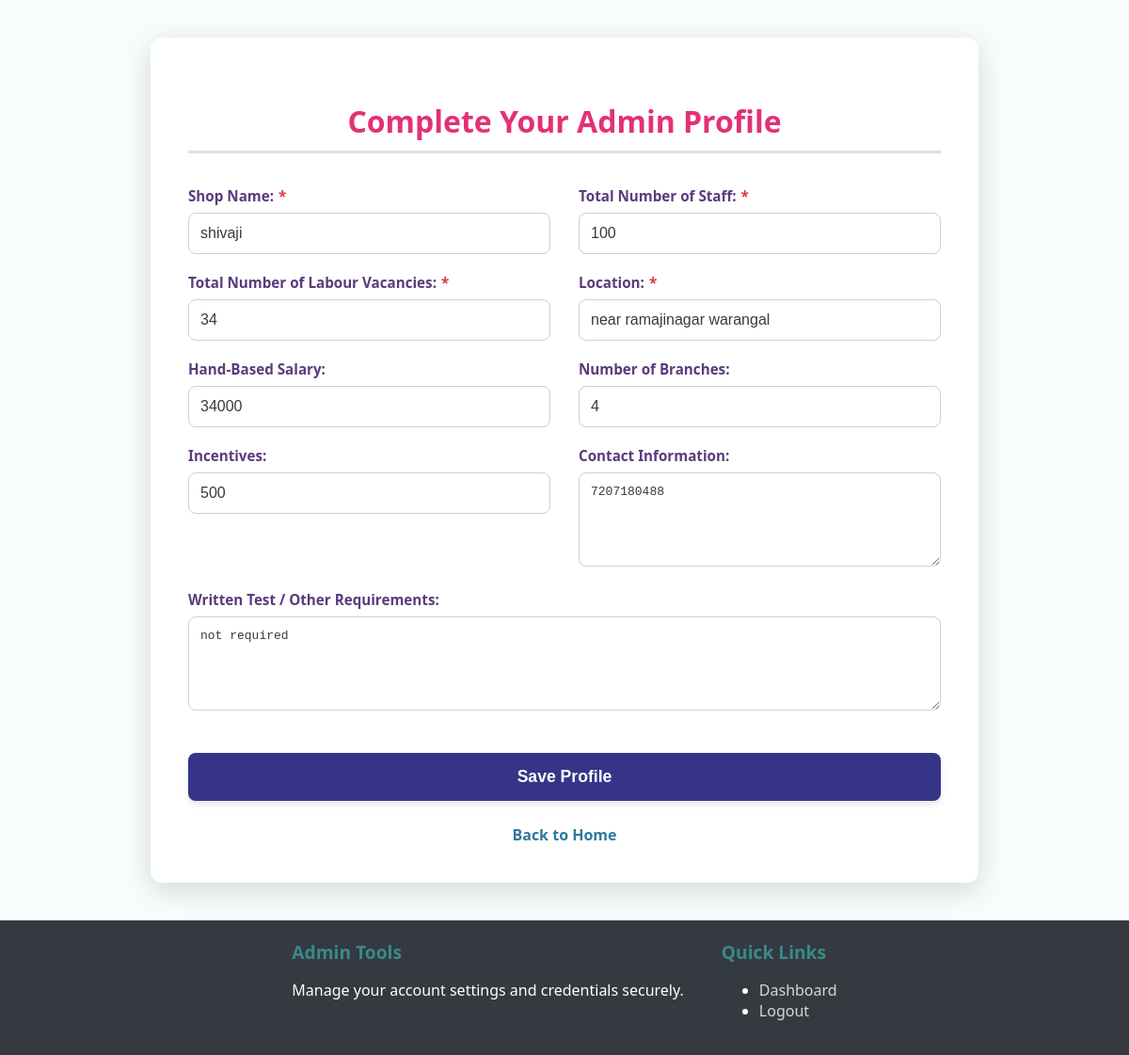
The app's page /admin_profile (signed in), older data.
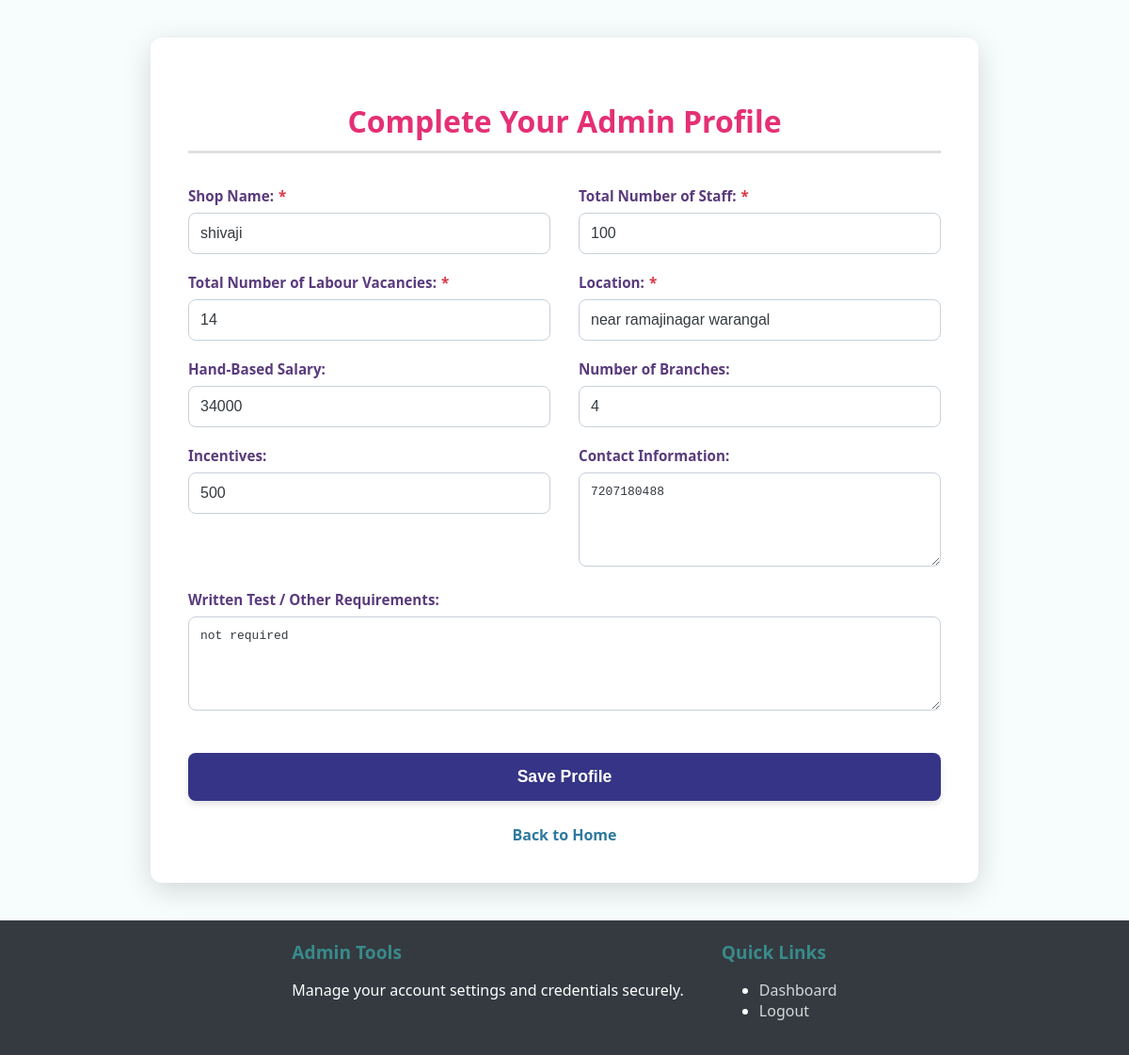
The same page, newer data.
### tables this page shows
CREATE TABLE admin_profiles (
            username TEXT PRIMARY KEY,
            shop_name TEXT,
            total_labour_vacancy INTEGER,
            total_staff INTEGER,
            location TEXT,
            hand_based_salary TEXT,
            incentives TEXT,
            branches TEXT,
            contact_info TEXT,
            written_test TEXT,
            FOREIGN KEY(username) REFERENCES users(username)
        );

### app.py (the view)
@app.route("/admin_profile", methods=["GET", "POST"])
@admin_required
def admin_profile():
    db = get_db()
    if request.method == "POST":
        shop_name = request.form.get("shop_name", "").strip()
        total_labour_vacancy = request.form.get("total_labour_vacancy", 0, type=int)
        total_staff = request.form.get("total_staff", 0, type=int)
        location = request.form.get("location", "").strip()
        hand_based_salary = request.form.get("hand_based_salary", "").strip()
        incentives = request.form.get("incentives", "").strip()
        branches = request.form.get("branches", "").strip()
        contact_info = request.form.get("contact_info", "").strip()
        written_test = request.form.get("written_test", "").strip()
        try:
            db.execute(
                '''INSERT OR REPLACE INTO admin_profiles
                   (username, shop_name, total_labour_vacancy, total_staff, location, hand_based_salary, incentives, branches, contact_info, written_test)
                   VALUES (?, ?, ?, ?, ?, ?, ?, ?, ?, ?)''',
                (current_user.username, shop_name, total_labour_vacancy, total_staff, location, hand_based_salary, incentives, branches, contact_info, written_test)
            )
            db.commit()
            flash("Admin profile updated successfully.", "success")
            return redirect(url_for('admin_dashboard'))
        except Exception as e:
            db.rollback()
            flash(f"Error updating profile: {e}", "error")
            return render_template("admin_profile.html", profile=request.form)
    else:
        profile = db.execute('SELECT * FROM admin_profiles WHERE username = ?', (current_user.username,)).fetchone()
        return render_template("admin_profile.html", profile=profile)

### app.py (called while the page is built)
def get_db():
    db = getattr(g, '_database', None)
    if db is None:
        db = g._database = sqlite3.connect(DATABASE)
    db.row_factory = sqlite3.Row
    return db

@app.teardown_appcontext
def close_connection(exception):
    db = getattr(g, '_database', None)
    if db:
        db.close()

@login_manager.user_loader
def load_user(user_id):
    return User.get(user_id)

def admin_required(f):
    @wraps(f)
    def decorated_function(*args, **kwargs):
        if not current_user.is_authenticated or current_user.role != 'admin':
            flash("Admin access required.", "error")
            return redirect(url_for('login'))
        return f(*args, **kwargs)
    return decorated_function

### templates/admin_profile.html (shortened to what this page needs)
<!DOCTYPE html>
<html lang="en">
<head>
    <link rel="stylesheet" href="{{ url_for('static', filename='admin_profile.css') }}">
    <link rel="stylesheet" href="https://cdnjs.cloudflare.com/ajax/libs/font-awesome/6.0.0/css/all.min.css">
</head>
<body>
    <div class="container">
        <h2>Complete Your Admin Profile</h2>
        <form method="POST">
            <div class="form-row">
                <div class="form-group">
                    <label for="shop_name">Shop Name:<span class="required-mark">*</span></label>
                    <input type="text" id="shop_name" name="shop_name" required value="{{ profile.shop_name or '' }}" />
                </div>
                <div class="form-group">
                    <label for="labour_vacancy">Total Number of Labour Vacancies:<span class="required-mark">*</span></label>
                    <input type="number" id="labour_vacancy" name="total_labour_vacancy" min="0" required value="{{ profile.total_labour_vacancy or '' }}" />
                </div>
            </div>
            <div class="form-row">
                <div class="form-group">
                    <label for="total_staff">Total Number of Staff:<span class="required-mark">*</span></label>
                    <input type="number" id="total_staff" name="total_staff" min="0" required value="{{ profile.total_staff or '' }}" />
                </div>
                <div class="form-group">
                    <label for="location">Location:<span class="required-mark">*</span></label>
                    <input type="text" id="location" name="location" required value="{{ profile.location or '' }}" />
                </div>
            </div>
            <div class="form-row">
                <div class="form-group">
                    <label for="hand_based_salary">Hand-Based Salary:</label>
                    <input type="text" id="hand_based_salary" name="hand_based_salary" value="{{ profile.hand_based_salary or '' }}" />
                </div>
                <div class="form-group">
                    <label for="incentives">Incentives:</label>
                    <input type="text" id="incentives" name="incentives" value="{{ profile.incentives or '' }}" />
                </div>
            </div>
            <div class="form-row">
                <div class="form-group">
                    <label for="branches">Number of Branches:</label>
                    <input type="text" id="branches" name="branches" value="{{ profile.branches or '' }}" />
                </div>
                <div class="form-group">
                    <label for="contact_info">Contact Information:</label>
                    <textarea id="contact_info" name="contact_info">{{ profile.contact_info or '' }}</textarea>
                </div>
            </div>
            <div class="form-group">
                <label for="written_test">Written Test / Other Requirements:</label>
                <textarea id="written_test" name="written_test">{{ profile.written_test or '' }}</textarea>
            </div>
            <button type="submit">Save Profile</button>
        </form>
        <a href="{{ url_for('home') }}" class="back-link">Back to Home</a>
    </div>
    <footer class="site-footer">
        <div class="footer-content">
            <div class="footer-section">
                <h4>Admin Tools</h4>
                <p>Manage your account settings and credentials securely.</p>
            </div>
            <div class="footer-section">
                <h4>Quick Links</h4>
                <ul>
                    <li><a href="{{ url_for('admin_dashboard') }}" class="footer-link">Dashboard</a></li>
                    <li><a href="{{ url_for('logout') }}" class="footer-link">Logout</a></li>
                </ul>
            </div>
        </div>
    </footer>
</body>
</html>

Row changes from the older to the newer data that the page shows:
changed admin_profiles "shivaji": total_labour_vacancy "34" → "14"
